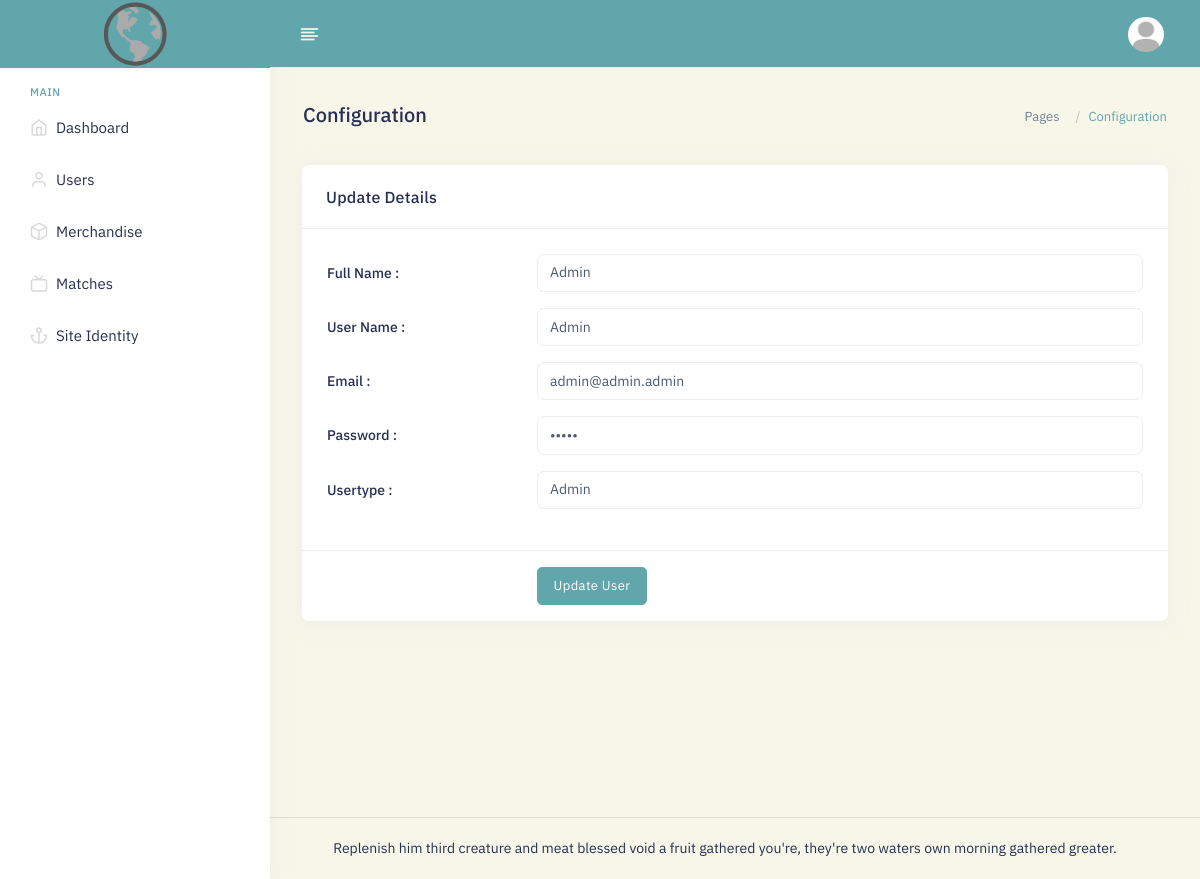
/admin/public/config.php?userid=799531 (signed in), run on the app's committed database.
### tables this page shows
CREATE TABLE `siteidentity` (
  `siteidentityid` int(11) NOT NULL,
  `websitename` varchar(255) NOT NULL,
  `websitedesc` varchar(255) NOT NULL,
  `websitelogo` varchar(255) NOT NULL,
  `websitefavicon` varchar(255) NOT NULL,
  `websitebackground` varchar(255) NOT NULL,
  `websitefooter` varchar(255) NOT NULL
);

CREATE TABLE `user` (
  `userid` int(11) NOT NULL,
  `password` varchar(255) NOT NULL DEFAULT 'SMKDOB',
  `fullname` varchar(255) NOT NULL,
  `username` varchar(225) NOT NULL,
  `email` varchar(255) NOT NULL,
  `usertype` int(11) NOT NULL DEFAULT '0' COMMENT '0 = User, 1 = Admin'
);

### global/settings.php (called while the page is built, shortened)
<?php
include "conn.php";
$query = mysqli_query($db , "SELECT * FROM siteidentity");
$row = mysqli_fetch_assoc($query);
$websitelogo = "../../siteidentity/logo/".$row['websitelogo'];
$websitefooter = $row['websitefooter'];
$defaultprofilepicture = "../../siteidentity/profilepicture/defaultprofilepicture.jpg";
?>

### admin/public/config.php (the view, shortened to what this page needs)
<?php
include "../include/header.php";
?>
<body class="app sidebar-mini ltr">
    <div class="page">
        <div class="page-main">
            <?php
                include "../include/navbar.php";
            ?>
        </div>
            <div class="main-content app-content mt-0">
                <div class="side-app">
                    <div class="main-container container-fluid">
                        <div class="page-header">
                            <h1 class="page-title">Configuration</h1>
                            <div>
                                <ol class="breadcrumb">
                                    <li class="breadcrumb-item"><a href="javascript:void(0)">Pages</a></li>
                                    <li class="breadcrumb-item active" aria-current="page">Configuration</li>
                                </ol>
                            </div>
                        </div>
                        <form method="POST" action="../private/config" enctype='multipart/form-data'>
                        <?php
                        if (isset($_GET['adduser'])) {
                        ?>
                        <div class="row">
                            <div class="col-lg-12">
                                <div class="card">
                                    <div class="card-header">
                                        <div class="card-title">Add User</div>
                                    </div>
                                    <div class="card-body">
                                        <div class="row mb-4">
                                            <label class="col-md-3 form-label"> Full Name :</label>
                                            <div class="col-md-9">
                                                <input type="text" class="form-control" placeholder="Full Name" name="fullname">
                                            </div>
                                        </div>
                                        <div class="row mb-4">
                                            <label class="col-md-3 form-label"> User Name :</label>
                                            <div class="col-md-9">
                                                <input type="text" class="form-control" placeholder="User Name" name="username">
                                            </div>
                                        </div>
                                        <div class="row mb-4">
                                            <label class="col-md-3 form-label">Email :</label>
                                            <div class="col-md-9">
                                                <input type="email" class="form-control" placeholder="Email" name="email">
                                            </div>
                                        </div>
                                        <div class="row mb-4">
                                            <label class="col-md-3 form-label">Password :</label>
                                            <div class="col-md-9">
                                                <input type="password" class="form-control" placeholder="Password" name="password">
                                            </div>
                                        </div>
                                        <div class="row mb-4">
                                            <label class="col-md-3 form-label">Usertype :</label>
                                            <div class="col-md-9">
                                                <select name="usertype" class="form-control">
                                                    <option value="0">User</option>
                                                    <option value="1">Admin</option>
                                                </select>
                                            </div>
                                        </div>
                                    </div>
                                    <div class="card-footer">
                                        <div class="row">
                                            <div class="col-md-3"></div>
                                            <div class="col-md-9">
                                                <button type="submit" name="adduser" class="btn btn-primary">Add User</button>
                                            </div>
                                        </div>
                                    </div>
                                </div>
                            </div>
                        </div>
                        <?php
                            } elseif(isset($_GET['userid'])) {
                            $check = $_GET['userid'];
                            $query = mysqli_query($db, "SELECT * FROM user WHERE userid = '$check'");
                            $rowcheck = mysqli_fetch_array($query);
                        ?>
                        <div class="row">
                            <div class="col-lg-12">
                                <div class="card">
                                    <div class="card-header">
                                        <div class="card-title">Update Details</div>
                                    </div>
                                    <div class="card-body">
                                        <div class="row mb-4">
                                            <label class="col-md-3 form-label"> Full Name :</label>
                                            <div class="col-md-9">
                                                <input type="text" class="form-control" placeholder="Full Name" name="fullname" value="<?php echo $rowcheck['fullname']; ?>">
                                            </div>
                                        </div>
                                        <div class="row mb-4">
                                            <label class="col-md-3 form-label"> User Name :</label>
                                            <div class="col-md-9">
                                                <input type="text" class="form-control" placeholder="username" name="username" value="<?php echo $rowcheck['username']; ?>">
                                            </div>
                                        </div>
                                        <div class="row mb-4">
                                            <label class="col-md-3 form-label">Email :</label>
                                            <div class="col-md-9">
                                                <input type="email" class="form-control" placeholder="Email" name="email" value="<?php echo $rowcheck['email']; ?>">
                                            </div>
                                        </div>
                                        <div class="row mb-4">
                                            <label class="col-md-3 form-label">Password :</label>
                                            <div class="col-md-9">
                                                <input type="password" class="form-control" placeholder="Password" name="password" value="<?php echo $rowcheck['password']; ?>">
                                            </div>
                                        </div>
                                        <div class="row mb-4">
                                            <label class="col-md-3 form-label">Usertype :</label>
                                                <div class="col-md-9">
                                                <select name="usertype" class="form-control">
                                                <?php
                                                    if($rowcheck['usertype'] == "0"){
                                                ?>
                                                    <option value="0">User</option>
                                                <?php
                                                    } else {
                                                ?>
                                                    <option value="1">Admin</option>
                                                <?php
                                                    }
                                                ?>
                                                </select>
                                                </div>
                                        </div>
                                    </div>
                                    <div class="card-footer">
                                        <div class="row">
                                            <div class="col-md-3"></div>
                                            <div class="col-md-9">
                                                <button type="submit" name="updateuser" class="btn btn-primary">Update User</button>
                                            </div>
                                        </div>
                                    </div>
                                </div>
                            </div>
                        </div>
                    <?php
                        }
                    ?>
                        </form>
                    </div>
                </div>
            </div>
        </div>
        <footer class="footer">
            <div class="container">
                <div class="row align-items-center flex-row-reverse">
                    <div class="col-md-12 col-sm-12 text-center">
                        <?php echo $websitefooter; ?>
                    </div>
                </div>
            </div>
        </footer>
    </div>
</body>
</html>

### admin/include/navbar.php (shortened to what this page needs)
 <div class="app-header header sticky">
    <div class="container-fluid main-container">
        <div class="d-flex">
            <a aria-label="Hide Sidebar" class="app-sidebar__toggle" data-bs-toggle="sidebar" href="javascript:void(0)"></a>
            <div class="d-flex order-lg-2 ms-auto header-right-icons">
                <div class="navbar navbar-collapse responsive-navbar p-0">
                    <div class="collapse navbar-collapse" id="navbarSupportedContent-4">
                        <div class="d-flex order-lg-2">
                            <div class="dropdown d-flex profile-1">
                                <a href="javascript:void(0)" data-bs-toggle="dropdown" class="nav-link leading-none d-flex">
                                    <img src="<?php echo $defaultprofilepicture; ?>" alt="profile-user"
                                        class="avatar  profile-user brround cover-image">
                                </a>
                            </div>
                        </div>
                    </div>
                </div>
            </div>
        </div>
    </div>
</div>
<div class="sticky">
    <div class="app-sidebar">
        <div class="side-header">
            <a class="header-brand1" href="index">
                <img src="<?php echo $websitelogo; ?>" class="header-brand-img light-logo1" alt="logo" width="80" height="80">
            </a>
        </div>
        <div class="main-sidemenu">
            <ul class="side-menu">
                <li class="sub-category">
                    <h3>Main</h3>
                </li>
                <li class="slide">
                    <a class="side-menu__item" data-bs-toggle="slide" href="index"><i class="side-menu__icon fe fe-home"></i>
                    <span class="side-menu__label">Dashboard</span></a>
                </li>
                <li class="slide">
                    <a class="side-menu__item" data-bs-toggle="slide" href="user"><i class="side-menu__icon fe fe-user"></i>
                    <span class="side-menu__label">Users</span></a>
                </li>
                <li class="slide">
                    <a class="side-menu__item" data-bs-toggle="slide" href="course"><i class="side-menu__icon fe fe-box"></i>
                    <span class="side-menu__label">Merchandise</span></a>
                </li>
                <li class="slide">
                    <a class="side-menu__item" data-bs-toggle="slide" href="match"><i class="side-menu__icon fe fe-tv"></i>
                    <span class="side-menu__label">Matches</span></a>
                </li>
                <li class="slide">
                    <a class="side-menu__item" data-bs-toggle="slide" href="siteidentity"><i class="side-menu__icon fe fe-anchor"></i>
                    <span class="side-menu__label">Site Identity</span></a>
                </li>
    </div>

### admin/public/assets/colors/color1.css (style rules this page uses)
a { color: #61a6ab; }
.btn-primary { color: #fff !important; background: #61a6ab !important; border-color: #61a6ab !important; }
.breadcrumb-item.active { color: #f5f3f9; }
.avatar { background: var(--primary02) no-repeat center/cover; }

### data on the page
siteidentity: websitelogo (placeholder picture), websitefooter "Replenish him third creature and meat blessed void a fruit gathered you're, they're two waters own morning gathered greater."
user: fullname "Admin", username "Admin", email "admin@admin.admin", usertype "Admin"
